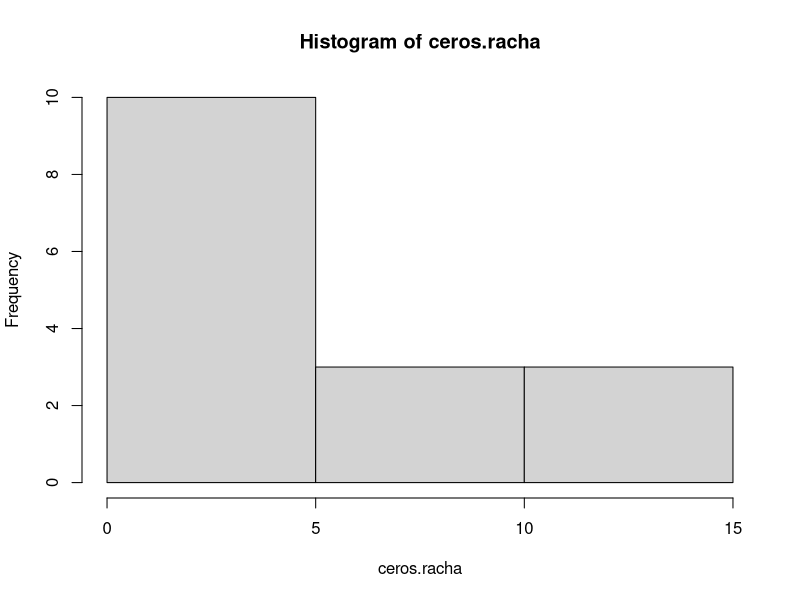

The R script that drew this image:
numeros <- c(0,0:36)
tiros <- 100
ruleta <- sample(numeros, tiros, replace = TRUE)

criterio <- function(ruleta){
  n <- length(ruleta)
  s <- c()
  for (i in 1:n-1)
  {
    s[i] <- ifelse(abs(ruleta[i]%%10 - ruleta[i+1]%%10)==1,1,0)
  }
  return(s)
}

unos.index <- which(criterio(ruleta) == 1)

ceros.racha <- c()
for(i in 1:(length(unos.index)-1)){
  ceros.racha[i] <- (unos.index[i+1]-1)-unos.index[i]
}
ceros.racha

hist(ceros.racha)
mean(ceros.racha)

